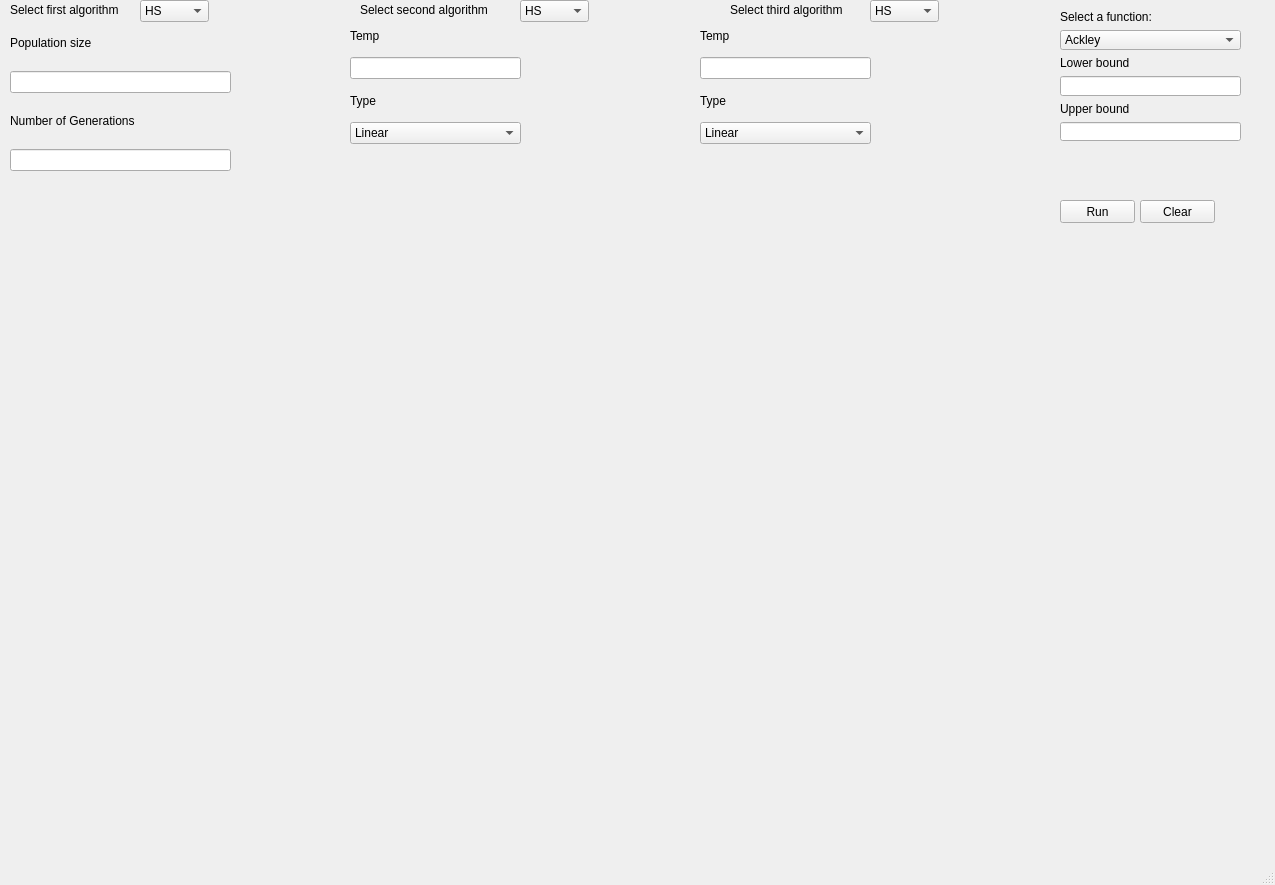
<?xml version="1.0" encoding="UTF-8"?>
<ui version="4.0">
 <class>MainWindow</class>
 <widget class="QMainWindow" name="MainWindow">
  <property name="geometry">
   <rect>
    <x>0</x>
    <y>0</y>
    <width>1275</width>
    <height>885</height>
   </rect>
  </property>
  <property name="windowTitle">
   <string>MainWindow</string>
  </property>
  <property name="layoutDirection">
   <enum>Qt::LeftToRight</enum>
  </property>
  <property name="autoFillBackground">
   <bool>false</bool>
  </property>
  <widget class="QWidget" name="centralwidget">
   <widget class="QComboBox" name="algorithm_comboBox">
    <property name="geometry">
     <rect>
      <x>140</x>
      <y>0</y>
      <width>69</width>
      <height>22</height>
     </rect>
    </property>
    <item>
     <property name="text">
      <string>HS</string>
     </property>
    </item>
    <item>
     <property name="text">
      <string>SA</string>
     </property>
    </item>
    <item>
     <property name="text">
      <string>GWO</string>
     </property>
    </item>
    <item>
     <property name="text">
      <string>PSO</string>
     </property>
    </item>
    <item>
     <property name="text">
      <string>GA</string>
     </property>
    </item>
   </widget>
   <widget class="QLabel" name="algorithm_label">
    <property name="geometry">
     <rect>
      <x>10</x>
      <y>0</y>
      <width>121</width>
      <height>20</height>
     </rect>
    </property>
    <property name="text">
     <string>Select first algorithm</string>
    </property>
   </widget>
   <widget class="QStackedWidget" name="stackedWidget">
    <property name="geometry">
     <rect>
      <x>10</x>
      <y>20</y>
      <width>351</width>
      <height>201</height>
     </rect>
    </property>
    <property name="currentIndex">
     <number>3</number>
    </property>
    <widget class="QWidget" name="HS">
     <widget class="QWidget" name="horizontalLayoutWidget_2">
      <property name="geometry">
       <rect>
        <x>10</x>
        <y>10</y>
        <width>321</width>
        <height>191</height>
       </rect>
      </property>
      <layout class="QHBoxLayout" name="horizontalLayout_3">
       <item>
        <layout class="QVBoxLayout" name="verticalLayout_7">
         <item>
          <widget class="QLabel" name="label_10">
           <property name="text">
            <string>HMS</string>
           </property>
          </widget>
         </item>
         <item>
          <widget class="QLineEdit" name="HS_HWS"/>
         </item>
         <item>
          <widget class="QLabel" name="label_11">
           <property name="text">
            <string>Iteration Count</string>
           </property>
          </widget>
         </item>
         <item>
          <widget class="QLineEdit" name="HS_iterCount"/>
         </item>
         <item>
          <widget class="QLabel" name="label_12">
           <property name="text">
            <string>HMCR</string>
           </property>
          </widget>
         </item>
         <item>
          <widget class="QLineEdit" name="HS_HMCR"/>
         </item>
        </layout>
       </item>
       <item>
        <layout class="QVBoxLayout" name="verticalLayout_6">
         <item>
          <widget class="QLabel" name="label_8">
           <property name="text">
            <string>PAR</string>
           </property>
          </widget>
         </item>
         <item>
          <widget class="QLineEdit" name="HS_PAR"/>
         </item>
         <item>
          <widget class="QLabel" name="label">
           <property name="text">
            <string>BW</string>
           </property>
          </widget>
         </item>
         <item>
          <widget class="QLineEdit" name="HS_BW"/>
         </item>
         <item>
          <widget class="QLabel" name="label_9">
           <property name="text">
            <string>NNEW</string>
           </property>
          </widget>
         </item>
         <item>
          <widget class="QLineEdit" name="HS_NNEW"/>
         </item>
        </layout>
       </item>
      </layout>
     </widget>
    </widget>
    <widget class="QWidget" name="SA">
     <widget class="QWidget" name="verticalLayoutWidget_5">
      <property name="geometry">
       <rect>
        <x>0</x>
        <y>0</y>
        <width>171</width>
        <height>124</height>
       </rect>
      </property>
      <layout class="QVBoxLayout" name="verticalLayout_8">
       <item>
        <widget class="QLabel" name="label_13">
         <property name="text">
          <string>Temp</string>
         </property>
        </widget>
       </item>
       <item>
        <widget class="QLineEdit" name="sa_temp"/>
       </item>
       <item>
        <widget class="QLabel" name="label_14">
         <property name="text">
          <string>Type</string>
         </property>
        </widget>
       </item>
       <item>
        <widget class="QComboBox" name="SA_type_1">
         <item>
          <property name="text">
           <string>Linear</string>
          </property>
         </item>
         <item>
          <property name="text">
           <string>Geometric</string>
          </property>
         </item>
        </widget>
       </item>
      </layout>
     </widget>
    </widget>
    <widget class="QWidget" name="GWO">
     <widget class="QWidget" name="verticalLayoutWidget_6">
      <property name="geometry">
       <rect>
        <x>0</x>
        <y>0</y>
        <width>211</width>
        <height>201</height>
       </rect>
      </property>
      <layout class="QVBoxLayout" name="verticalLayout_9">
       <item>
        <widget class="QLabel" name="label_15">
         <property name="text">
          <string>Dimension</string>
         </property>
        </widget>
       </item>
       <item>
        <widget class="QLineEdit" name="GWO_dim"/>
       </item>
       <item>
        <widget class="QLabel" name="label_16">
         <property name="text">
          <string>SearchAgents_no</string>
         </property>
        </widget>
       </item>
       <item>
        <widget class="QLineEdit" name="GWO_SearchAgentsNo"/>
       </item>
       <item>
        <widget class="QLabel" name="label_17">
         <property name="text">
          <string>Max_iter</string>
         </property>
        </widget>
       </item>
       <item>
        <widget class="QLineEdit" name="GWO_maxIter"/>
       </item>
       <item>
        <widget class="QLabel" name="label_18">
         <property name="text">
          <string>decrease_From</string>
         </property>
        </widget>
       </item>
       <item>
        <widget class="QLineEdit" name="GWO_decreaseFrom"/>
       </item>
      </layout>
     </widget>
    </widget>
    <widget class="QWidget" name="PSO">
     <widget class="QWidget" name="verticalLayoutWidget_9">
      <property name="geometry">
       <rect>
        <x>0</x>
        <y>0</y>
        <width>221</width>
        <height>151</height>
       </rect>
      </property>
      <layout class="QVBoxLayout" name="verticalLayout_16">
       <item>
        <widget class="QLabel" name="label_35">
         <property name="text">
          <string>Population size</string>
         </property>
        </widget>
       </item>
       <item>
        <widget class="QLineEdit" name="pso_pop_size"/>
       </item>
       <item>
        <widget class="QLabel" name="label_36">
         <property name="text">
          <string>Number of Generations</string>
         </property>
        </widget>
       </item>
       <item>
        <widget class="QLineEdit" name="pso_num_gen"/>
       </item>
      </layout>
     </widget>
    </widget>
    <widget class="QWidget" name="GA">
     <widget class="QWidget" name="horizontalLayoutWidget">
      <property name="geometry">
       <rect>
        <x>0</x>
        <y>0</y>
        <width>331</width>
        <height>191</height>
       </rect>
      </property>
      <layout class="QHBoxLayout" name="horizontalLayout_2">
       <item>
        <layout class="QVBoxLayout" name="verticalLayout_2">
         <item>
          <widget class="QLabel" name="label_2">
           <property name="text">
            <string>Dimension</string>
           </property>
          </widget>
         </item>
         <item>
          <widget class="QLineEdit" name="GA_dim"/>
         </item>
         <item>
          <widget class="QLabel" name="label_3">
           <property name="text">
            <string>Population Size</string>
           </property>
          </widget>
         </item>
         <item>
          <widget class="QLineEdit" name="GA_popSize"/>
         </item>
         <item>
          <widget class="QLabel" name="label_4">
           <property name="text">
            <string>Number of Generations</string>
           </property>
          </widget>
         </item>
         <item>
          <widget class="QLineEdit" name="GA_numOfGens"/>
         </item>
        </layout>
       </item>
       <item>
        <layout class="QVBoxLayout" name="verticalLayout_5">
         <item>
          <widget class="QLabel" name="label_5">
           <property name="text">
            <string>Mutation probability</string>
           </property>
          </widget>
         </item>
         <item>
          <widget class="QLineEdit" name="GA_mutProb"/>
         </item>
         <item>
          <widget class="QLabel" name="label_6">
           <property name="text">
            <string>Cross-over Type</string>
           </property>
          </widget>
         </item>
         <item>
          <widget class="QComboBox" name="GA_crossType"/>
         </item>
         <item>
          <widget class="QLabel" name="label_7">
           <property name="text">
            <string>Selection Type</string>
           </property>
          </widget>
         </item>
         <item>
          <widget class="QComboBox" name="GA_selectType"/>
         </item>
        </layout>
       </item>
      </layout>
     </widget>
    </widget>
   </widget>
   <widget class="QLabel" name="algorithm_label_2">
    <property name="geometry">
     <rect>
      <x>360</x>
      <y>0</y>
      <width>151</width>
      <height>20</height>
     </rect>
    </property>
    <property name="text">
     <string>Select second algorithm</string>
    </property>
   </widget>
   <widget class="QComboBox" name="algorithm_comboBox_2">
    <property name="geometry">
     <rect>
      <x>520</x>
      <y>0</y>
      <width>69</width>
      <height>22</height>
     </rect>
    </property>
    <item>
     <property name="text">
      <string>HS</string>
     </property>
    </item>
    <item>
     <property name="text">
      <string>SA</string>
     </property>
    </item>
    <item>
     <property name="text">
      <string>GWO</string>
     </property>
    </item>
    <item>
     <property name="text">
      <string>PSO</string>
     </property>
    </item>
    <item>
     <property name="text">
      <string>GA</string>
     </property>
    </item>
   </widget>
   <widget class="QPushButton" name="Run_button">
    <property name="geometry">
     <rect>
      <x>1060</x>
      <y>200</y>
      <width>75</width>
      <height>23</height>
     </rect>
    </property>
    <property name="text">
     <string>Run</string>
    </property>
   </widget>
   <widget class="QWidget" name="verticalLayoutWidget">
    <property name="geometry">
     <rect>
      <x>20</x>
      <y>240</y>
      <width>1211</width>
      <height>581</height>
     </rect>
    </property>
    <layout class="QVBoxLayout" name="graphLayout">
     <item>
      <widget class="QWidget" name="graphWidget" native="true"/>
     </item>
    </layout>
   </widget>
   <widget class="QLabel" name="algorithm_label_3">
    <property name="geometry">
     <rect>
      <x>730</x>
      <y>0</y>
      <width>131</width>
      <height>20</height>
     </rect>
    </property>
    <property name="text">
     <string>Select third algorithm</string>
    </property>
   </widget>
   <widget class="QComboBox" name="algorithm_comboBox_3">
    <property name="geometry">
     <rect>
      <x>870</x>
      <y>0</y>
      <width>69</width>
      <height>22</height>
     </rect>
    </property>
    <item>
     <property name="text">
      <string>HS</string>
     </property>
    </item>
    <item>
     <property name="text">
      <string>SA</string>
     </property>
    </item>
    <item>
     <property name="text">
      <string>GWO</string>
     </property>
    </item>
    <item>
     <property name="text">
      <string>PSO</string>
     </property>
    </item>
    <item>
     <property name="text">
      <string>GA</string>
     </property>
    </item>
   </widget>
   <widget class="QPushButton" name="clearGraphButton">
    <property name="geometry">
     <rect>
      <x>1140</x>
      <y>200</y>
      <width>75</width>
      <height>23</height>
     </rect>
    </property>
    <property name="text">
     <string>Clear</string>
    </property>
   </widget>
   <widget class="QStackedWidget" name="stackedWidget_2">
    <property name="geometry">
     <rect>
      <x>350</x>
      <y>20</y>
      <width>351</width>
      <height>201</height>
     </rect>
    </property>
    <property name="currentIndex">
     <number>1</number>
    </property>
    <widget class="QWidget" name="HS_2">
     <widget class="QWidget" name="horizontalLayoutWidget_3">
      <property name="geometry">
       <rect>
        <x>10</x>
        <y>10</y>
        <width>321</width>
        <height>191</height>
       </rect>
      </property>
      <layout class="QHBoxLayout" name="horizontalLayout_4">
       <item>
        <layout class="QVBoxLayout" name="verticalLayout_10">
         <item>
          <widget class="QLabel" name="label_19">
           <property name="text">
            <string>HMS</string>
           </property>
          </widget>
         </item>
         <item>
          <widget class="QLineEdit" name="HS_HWS_2"/>
         </item>
         <item>
          <widget class="QLabel" name="label_20">
           <property name="text">
            <string>Iteration Count</string>
           </property>
          </widget>
         </item>
         <item>
          <widget class="QLineEdit" name="HS_iterCount_2"/>
         </item>
         <item>
          <widget class="QLabel" name="label_21">
           <property name="text">
            <string>HMCR</string>
           </property>
          </widget>
         </item>
         <item>
          <widget class="QLineEdit" name="HS_HMCR_2"/>
         </item>
        </layout>
       </item>
       <item>
        <layout class="QVBoxLayout" name="verticalLayout_11">
         <item>
          <widget class="QLabel" name="label_22">
           <property name="text">
            <string>PAR</string>
           </property>
          </widget>
         </item>
         <item>
          <widget class="QLineEdit" name="HS_PAR_2"/>
         </item>
         <item>
          <widget class="QLabel" name="label_23">
           <property name="text">
            <string>BW</string>
           </property>
          </widget>
         </item>
         <item>
          <widget class="QLineEdit" name="HS_BW_2"/>
         </item>
         <item>
          <widget class="QLabel" name="label_24">
           <property name="text">
            <string>NNEW</string>
           </property>
          </widget>
         </item>
         <item>
          <widget class="QLineEdit" name="HS_NNEW_2"/>
         </item>
        </layout>
       </item>
      </layout>
     </widget>
    </widget>
    <widget class="QWidget" name="SA_2">
     <widget class="QWidget" name="verticalLayoutWidget_7">
      <property name="geometry">
       <rect>
        <x>0</x>
        <y>0</y>
        <width>171</width>
        <height>124</height>
       </rect>
      </property>
      <layout class="QVBoxLayout" name="verticalLayout_12">
       <item>
        <widget class="QLabel" name="label_25">
         <property name="text">
          <string>Temp</string>
         </property>
        </widget>
       </item>
       <item>
        <widget class="QLineEdit" name="sa_temp_2"/>
       </item>
       <item>
        <widget class="QLabel" name="label_26">
         <property name="text">
          <string>Type</string>
         </property>
        </widget>
       </item>
       <item>
        <widget class="QComboBox" name="SA_type_2">
         <item>
          <property name="text">
           <string>Linear</string>
          </property>
         </item>
         <item>
          <property name="text">
           <string>Geometric</string>
          </property>
         </item>
        </widget>
       </item>
      </layout>
     </widget>
    </widget>
    <widget class="QWidget" name="GWO_2">
     <widget class="QWidget" name="verticalLayoutWidget_8">
      <property name="geometry">
       <rect>
        <x>0</x>
        <y>0</y>
        <width>211</width>
        <height>201</height>
       </rect>
      </property>
      <layout class="QVBoxLayout" name="verticalLayout_13">
       <item>
        <widget class="QLabel" name="label_27">
         <property name="text">
          <string>Dimension</string>
         </property>
        </widget>
       </item>
       <item>
        <widget class="QLineEdit" name="GWO_dim_2"/>
       </item>
       <item>
        <widget class="QLabel" name="label_28">
         <property name="text">
          <string>SearchAgents_no</string>
         </property>
        </widget>
       </item>
       <item>
        <widget class="QLineEdit" name="GWO_SearchAgentsNo_2"/>
       </item>
       <item>
        <widget class="QLabel" name="label_29">
         <property name="text">
          <string>Max_iter</string>
         </property>
        </widget>
       </item>
       <item>
        <widget class="QLineEdit" name="GWO_maxIter_2"/>
       </item>
       <item>
        <widget class="QLabel" name="label_30">
         <property name="text">
          <string>decrease_From</string>
         </property>
        </widget>
       </item>
       <item>
        <widget class="QLineEdit" name="GWO_decreaseFrom_2"/>
       </item>
      </layout>
     </widget>
    </widget>
    <widget class="QWidget" name="PSO_2">
     <widget class="QWidget" name="verticalLayoutWidget_10">
      <property name="geometry">
       <rect>
        <x>0</x>
        <y>0</y>
        <width>221</width>
        <height>151</height>
       </rect>
      </property>
      <layout class="QVBoxLayout" name="verticalLayout_17">
       <item>
        <widget class="QLabel" name="label_37">
         <property name="text">
          <string>Population size</string>
         </property>
        </widget>
       </item>
       <item>
        <widget class="QLineEdit" name="pso_pop_size_2"/>
       </item>
       <item>
        <widget class="QLabel" name="label_38">
         <property name="text">
          <string>Number of Generations</string>
         </property>
        </widget>
       </item>
       <item>
        <widget class="QLineEdit" name="pso_num_gen_2"/>
       </item>
      </layout>
     </widget>
    </widget>
    <widget class="QWidget" name="GA_2">
     <widget class="QWidget" name="horizontalLayoutWidget_4">
      <property name="geometry">
       <rect>
        <x>0</x>
        <y>0</y>
        <width>331</width>
        <height>191</height>
       </rect>
      </property>
      <layout class="QHBoxLayout" name="horizontalLayout_5">
       <item>
        <layout class="QVBoxLayout" name="verticalLayout_3">
         <item>
          <widget class="QLabel" name="label_31">
           <property name="text">
            <string>Dimension</string>
           </property>
          </widget>
         </item>
         <item>
          <widget class="QLineEdit" name="GA_dim_2"/>
         </item>
         <item>
          <widget class="QLabel" name="label_32">
           <property name="text">
            <string>Population Size</string>
           </property>
          </widget>
         </item>
         <item>
          <widget class="QLineEdit" name="GA_popSize_2"/>
         </item>
         <item>
          <widget class="QLabel" name="label_33">
           <property name="text">
            <string>Number of Generations</string>
           </property>
          </widget>
         </item>
         <item>
          <widget class="QLineEdit" name="GA_numOfGens_2"/>
         </item>
        </layout>
       </item>
       <item>
        <layout class="QVBoxLayout" name="verticalLayout_14">
         <item>
          <widget class="QLabel" name="label_34">
           <property name="text">
            <string>Mutation probability</string>
           </property>
          </widget>
         </item>
         <item>
          <widget class="QLineEdit" name="GA_mutProb_2"/>
         </item>
         <item>
          <widget class="QLabel" name="label_39">
           <property name="text">
            <string>Cross-over Type</string>
           </property>
          </widget>
         </item>
         <item>
          <widget class="QComboBox" name="GA_crossType_2"/>
         </item>
         <item>
          <widget class="QLabel" name="label_40">
           <property name="text">
            <string>Selection Type</string>
           </property>
          </widget>
         </item>
         <item>
          <widget class="QComboBox" name="GA_selectType_2"/>
         </item>
        </layout>
       </item>
      </layout>
     </widget>
    </widget>
   </widget>
   <widget class="QStackedWidget" name="stackedWidget_3">
    <property name="geometry">
     <rect>
      <x>700</x>
      <y>20</y>
      <width>351</width>
      <height>201</height>
     </rect>
    </property>
    <property name="currentIndex">
     <number>1</number>
    </property>
    <widget class="QWidget" name="HS_3">
     <widget class="QWidget" name="horizontalLayoutWidget_5">
      <property name="geometry">
       <rect>
        <x>10</x>
        <y>10</y>
        <width>321</width>
        <height>191</height>
       </rect>
      </property>
      <layout class="QHBoxLayout" name="horizontalLayout_6">
       <item>
        <layout class="QVBoxLayout" name="verticalLayout_15">
         <item>
          <widget class="QLabel" name="label_41">
           <property name="text">
            <string>HMS</string>
           </property>
          </widget>
         </item>
         <item>
          <widget class="QLineEdit" name="HS_HWS_3"/>
         </item>
         <item>
          <widget class="QLabel" name="label_42">
           <property name="text">
            <string>Iteration Count</string>
           </property>
          </widget>
         </item>
         <item>
          <widget class="QLineEdit" name="HS_iterCount_3"/>
         </item>
         <item>
          <widget class="QLabel" name="label_43">
           <property name="text">
            <string>HMCR</string>
           </property>
          </widget>
         </item>
         <item>
          <widget class="QLineEdit" name="HS_HMCR_3"/>
         </item>
        </layout>
       </item>
       <item>
        <layout class="QVBoxLayout" name="verticalLayout_18">
         <item>
          <widget class="QLabel" name="label_44">
           <property name="text">
            <string>PAR</string>
           </property>
          </widget>
         </item>
         <item>
          <widget class="QLineEdit" name="HS_PAR_3"/>
         </item>
         <item>
          <widget class="QLabel" name="label_45">
           <property name="text">
            <string>BW</string>
           </property>
          </widget>
         </item>
         <item>
          <widget class="QLineEdit" name="HS_BW_3"/>
         </item>
         <item>
          <widget class="QLabel" name="label_46">
           <property name="text">
            <string>NNEW</string>
           </property>
          </widget>
         </item>
         <item>
          <widget class="QLineEdit" name="HS_NNEW_3"/>
         </item>
        </layout>
       </item>
      </layout>
     </widget>
    </widget>
    <widget class="QWidget" name="SA_3">
     <widget class="QWidget" name="verticalLayoutWidget_11">
      <property name="geometry">
       <rect>
        <x>0</x>
        <y>0</y>
        <width>171</width>
        <height>124</height>
       </rect>
      </property>
      <layout class="QVBoxLayout" name="verticalLayout_19">
       <item>
        <widget class="QLabel" name="label_47">
         <property name="text">
          <string>Temp</string>
         </property>
        </widget>
       </item>
       <item>
        <widget class="QLineEdit" name="sa_temp_3"/>
       </item>
       <item>
        <widget class="QLabel" name="label_48">
         <property name="text">
          <string>Type</string>
         </property>
        </widget>
       </item>
       <item>
        <widget class="QComboBox" name="SA_type_3">
         <item>
          <property name="text">
           <string>Linear</string>
          </property>
         </item>
         <item>
          <property name="text">
           <string>Geometric</string>
          </property>
         </item>
        </widget>
       </item>
      </layout>
     </widget>
    </widget>
    <widget class="QWidget" name="GWO_3">
     <widget class="QWidget" name="verticalLayoutWidget_12">
      <property name="geometry">
       <rect>
        <x>0</x>
        <y>0</y>
        <width>211</width>
        <height>201</height>
       </rect>
      </property>
      <layout class="QVBoxLayout" name="verticalLayout_20">
       <item>
        <widget class="QLabel" name="label_49">
         <property name="text">
          <string>Dimension</string>
         </property>
        </widget>
       </item>
       <item>
        <widget class="QLineEdit" name="GWO_dim_3"/>
       </item>
       <item>
        <widget class="QLabel" name="label_50">
         <property name="text">
          <string>SearchAgents_no</string>
         </property>
        </widget>
       </item>
       <item>
        <widget class="QLineEdit" name="GWO_SearchAgentsNo_3"/>
       </item>
       <item>
        <widget class="QLabel" name="label_51">
         <property name="text">
          <string>Max_iter</string>
         </property>
        </widget>
       </item>
       <item>
        <widget class="QLineEdit" name="GWO_maxIter_3"/>
       </item>
       <item>
        <widget class="QLabel" name="label_52">
         <property name="text">
          <string>decrease_From</string>
         </property>
        </widget>
       </item>
       <item>
        <widget class="QLineEdit" name="GWO_decreaseFrom_3"/>
       </item>
      </layout>
     </widget>
    </widget>
    <widget class="QWidget" name="PSO_3">
     <widget class="QWidget" name="verticalLayoutWidget_13">
      <property name="geometry">
       <rect>
        <x>0</x>
        <y>0</y>
        <width>221</width>
        <height>151</height>
       </rect>
      </property>
      <layout class="QVBoxLayout" name="verticalLayout_21">
       <item>
        <widget class="QLabel" name="label_53">
         <property name="text">
          <string>Population size</string>
         </property>
        </widget>
       </item>
       <item>
        <widget class="QLineEdit" name="pso_pop_size_3"/>
       </item>
       <item>
        <widget class="QLabel" name="label_54">
         <property name="text">
          <string>Number of Generations</string>
         </property>
        </widget>
       </item>
       <item>
        <widget class="QLineEdit" name="pso_num_gen_3"/>
       </item>
      </layout>
     </widget>
    </widget>
    <widget class="QWidget" name="GA_3">
     <widget class="QWidget" name="horizontalLayoutWidget_6">
      <property name="geometry">
       <rect>
        <x>0</x>
        <y>0</y>
        <width>331</width>
        <height>191</height>
       </rect>
      </property>
      <layout class="QHBoxLayout" name="horizontalLayout_7">
       <item>
        <layout class="QVBoxLayout" name="verticalLayout_4">
         <item>
          <widget class="QLabel" name="label_55">
           <property name="text">
            <string>Dimension</string>
           </property>
          </widget>
         </item>
         <item>
          <widget class="QLineEdit" name="GA_dim_3"/>
         </item>
         <item>
          <widget class="QLabel" name="label_56">
           <property name="text">
            <string>Population Size</string>
           </property>
          </widget>
         </item>
         <item>
          <widget class="QLineEdit" name="GA_popSize_3"/>
         </item>
         <item>
          <widget class="QLabel" name="label_57">
           <property name="text">
            <string>Number of Generations</string>
           </property>
          </widget>
         </item>
         <item>
          <widget class="QLineEdit" name="GA_numOfGens_3"/>
         </item>
        </layout>
       </item>
       <item>
        <layout class="QVBoxLayout" name="verticalLayout_22">
         <item>
          <widget class="QLabel" name="label_58">
           <property name="text">
            <string>Mutation probability</string>
           </property>
          </widget>
         </item>
         <item>
          <widget class="QLineEdit" name="GA_mutProb_3"/>
         </item>
         <item>
          <widget class="QLabel" name="label_59">
           <property name="text">
            <string>Cross-over Type</string>
           </property>
          </widget>
         </item>
         <item>
          <widget class="QComboBox" name="GA_crossType_3"/>
         </item>
         <item>
          <widget class="QLabel" name="label_60">
           <property name="text">
            <string>Selection Type</string>
           </property>
          </widget>
         </item>
         <item>
          <widget class="QComboBox" name="GA_selectType_3"/>
         </item>
        </layout>
       </item>
      </layout>
     </widget>
    </widget>
   </widget>
   <widget class="QWidget" name="verticalLayoutWidget_2">
    <property name="geometry">
     <rect>
      <x>1060</x>
      <y>10</y>
      <width>181</width>
      <height>131</height>
     </rect>
    </property>
    <layout class="QVBoxLayout" name="verticalLayout_23">
     <item>
      <widget class="QLabel" name="func_label">
       <property name="text">
        <string>Select a function:</string>
       </property>
      </widget>
     </item>
     <item>
      <widget class="QComboBox" name="func_comboBox">
       <property name="editable">
        <bool>false</bool>
       </property>
       <item>
        <property name="text">
         <string>Ackley</string>
        </property>
       </item>
       <item>
        <property name="text">
         <string>Griewank</string>
        </property>
       </item>
       <item>
        <property name="text">
         <string>Schwefel</string>
        </property>
       </item>
       <item>
        <property name="text">
         <string>Rastrigin</string>
        </property>
       </item>
       <item>
        <property name="text">
         <string>Sphere</string>
        </property>
       </item>
       <item>
        <property name="text">
         <string>Perm</string>
        </property>
       </item>
       <item>
        <property name="text">
         <string>Zakharov</string>
        </property>
       </item>
       <item>
        <property name="text">
         <string>Rosenbrock</string>
        </property>
       </item>
       <item>
        <property name="text">
         <string>Dixon-Price</string>
        </property>
       </item>
      </widget>
     </item>
     <item>
      <widget class="QLabel" name="label_61">
       <property name="text">
        <string>Lower bound</string>
       </property>
      </widget>
     </item>
     <item>
      <widget class="QLineEdit" name="lower_bound"/>
     </item>
     <item>
      <widget class="QLabel" name="label_62">
       <property name="text">
        <string>Upper bound</string>
       </property>
      </widget>
     </item>
     <item>
      <widget class="QLineEdit" name="upper_bound"/>
     </item>
    </layout>
   </widget>
   <zorder>algorithm_comboBox</zorder>
   <zorder>algorithm_label</zorder>
   <zorder>stackedWidget</zorder>
   <zorder>algorithm_label_2</zorder>
   <zorder>algorithm_comboBox_2</zorder>
   <zorder>Run_button</zorder>
   <zorder>verticalLayoutWidget</zorder>
   <zorder>algorithm_label_3</zorder>
   <zorder>algorithm_comboBox_3</zorder>
   <zorder>clearGraphButton</zorder>
   <zorder>stackedWidget_3</zorder>
   <zorder>stackedWidget_2</zorder>
   <zorder>verticalLayoutWidget_2</zorder>
  </widget>
  <widget class="QMenuBar" name="menubar">
   <property name="geometry">
    <rect>
     <x>0</x>
     <y>0</y>
     <width>1275</width>
     <height>21</height>
    </rect>
   </property>
  </widget>
  <widget class="QStatusBar" name="statusbar"/>
 </widget>
 <tabstops>
  <tabstop>algorithm_comboBox</tabstop>
 </tabstops>
 <resources/>
 <connections/>
</ui>
